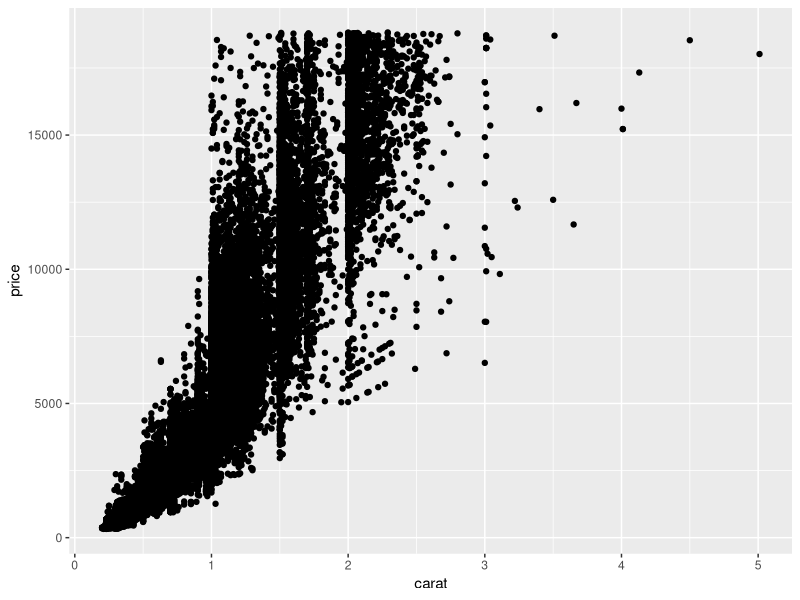
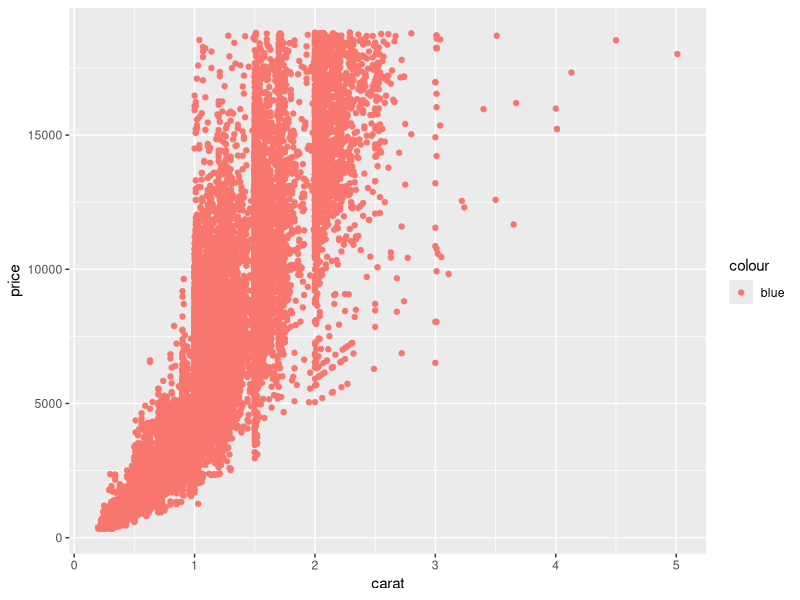

The R source for these figures, in order:
## ---- chunk 1
library(tidyverse)
data("diamonds")
## ---- chunk 2
str(diamonds)
## ---- chunk 3
ggplot(data=diamonds, aes(x=carat, y=price))+
  geom_point()
## ---- chunk 4
# If using a categorical variable each category will have a color
## INSERT YOUR CODE HERE ##
## ---- chunk 5
# if not ordered..
## INSERT YOUR CODE HERE ##
## ---- chunk 6
# If using a numeric variable there will be a color gradient 
## INSERT YOUR CODE HERE ##
## ---- chunk 7
## INSERT YOUR CODE HERE ##
## ---- chunk 8
## INSERT YOUR CODE HERE ##
## ---- chunk 9
## INSERT YOUR CODE HERE ##
## ---- chunk 10
## INSERT YOUR CODE HERE ##
## ---- chunk 11
ggplot(diamonds, aes(carat, price, color="blue"))+
  geom_point()
## ---- chunk 12
## INSERT YOUR CODE HERE ##
## ---- chunk 13
## Grid
## INSERT YOUR CODE HERE ##
